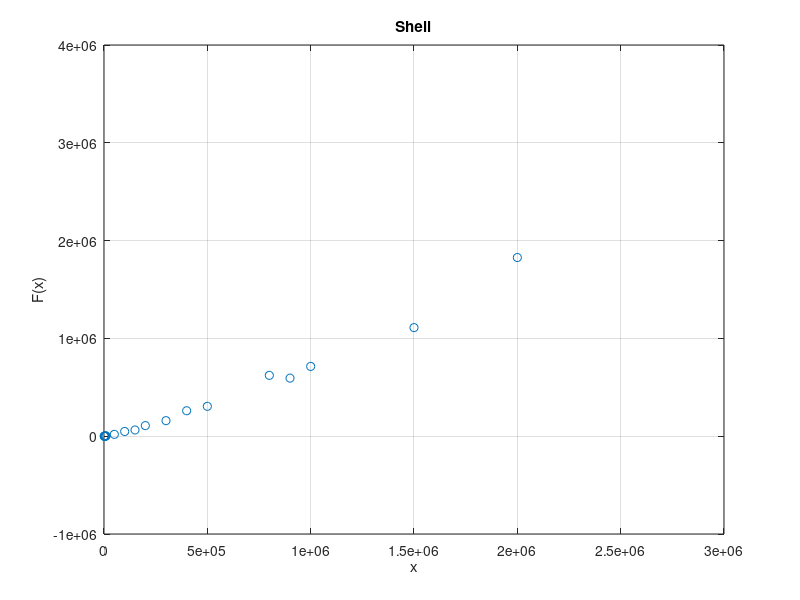

The MATLAB source for this figure:
%%VALORES DE X
x=[1000 2000 3000 4000 5000 8000 10000 50000 100000 150000 200000 300000 400000 500000 800000 900000 1000000 1500000 2000000];

%%VALORES DE y = F(x) en Milisegundos
y=[149.0116 305.1758 471.1151 787.9734 1008.9874 1965.9996 2450.2277 18795.0134 47995.0905 63650.1312 108111.8584 158962.9650 260272.0261 305647.1348 622205.9727 593862.0567 713804.9603 1110351.8009 1826978.9219];

%%OBTENER UN POLINOMIO QUE SE AJUSTE A LOS PUNTOS X Y Y
grado=2; 				%%GRADO DEL POLINOMIO DE AJUSTE
p=polyfit(x,y,grado)	%%FUNCION QUE REALIZA EL AJUSTE POLINOMIAL

%%SE CREA UN ESPACIO PARA REALIZAR UNA GRAFICA EN 
%%DONDE SE COMPARA LA CURVA AJUSTADA CONTRA LOS 
%%VALORES EXPERIMENTALES
xi=linspace(0,3000000,10000000);      %%ESPACIO DE PUNTOS PARA Xi
z = polyval(p,xi);        %%EVALUACION DE LA CURVA LOGARITMICA P EN EL ESPACIO Xi

%%SE REALIZA LA FIGURA CORRESPONDIENTE
figure(1);
plot(x,y,'o',xi,z,'-'),grid;
ylabel('F(x)');
xlabel('x');
title('Shell');

